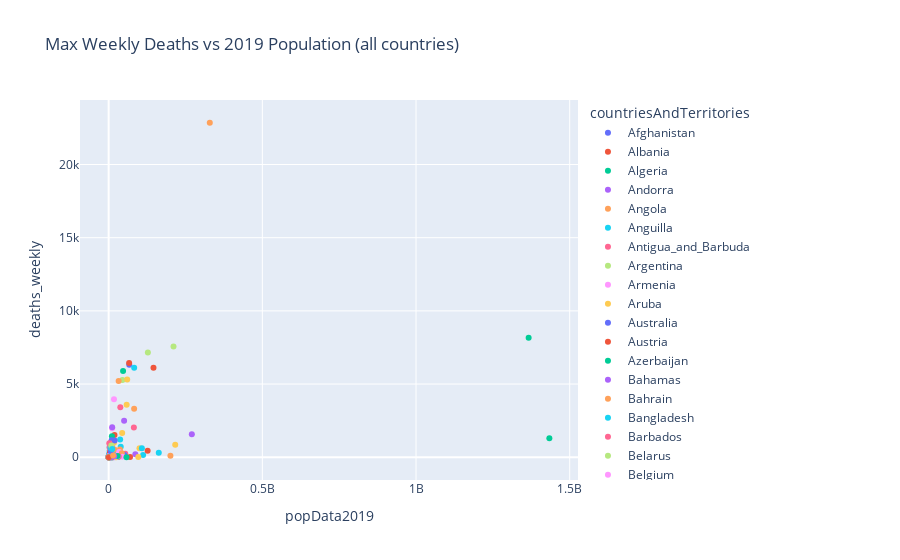

Here is the notebook cell this chart was saved with:
### Markdown cell above
## Figure 3: Maxiumum observed weekly deaths vs population
    Countries that have worse outcomes in max weekly deaths on a popultion basis have steeper slopes from the origin.

### Code cell
max_fig
